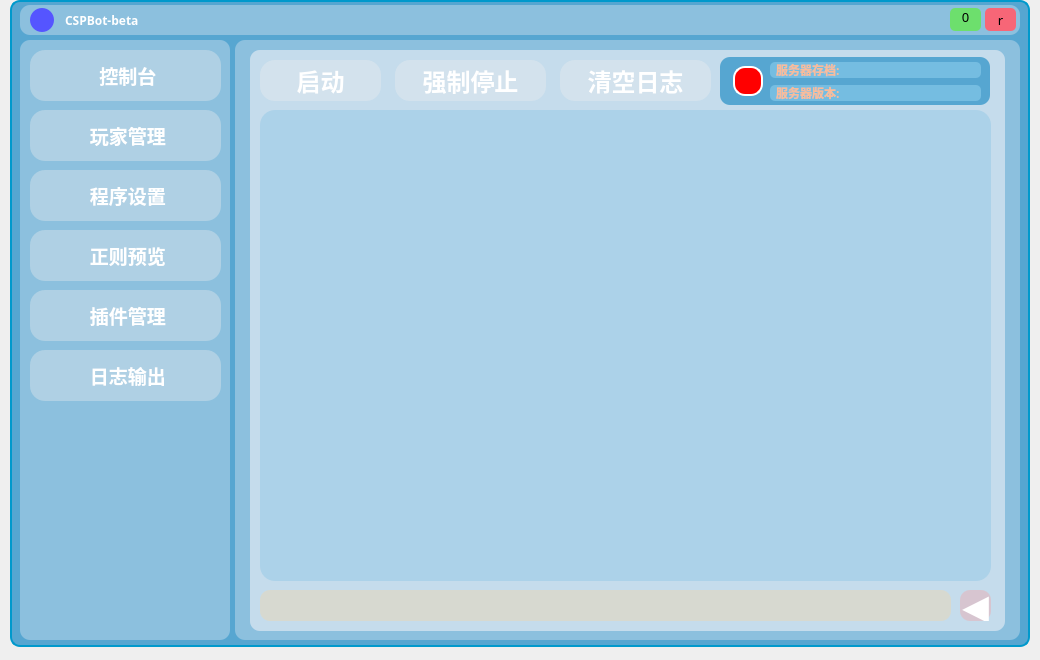
<?xml version="1.0" encoding="UTF-8"?>
<ui version="4.0">
 <class>CSPBotClass</class>
 <widget class="QMainWindow" name="CSPBotClass">
  <property name="geometry">
   <rect>
    <x>0</x>
    <y>0</y>
    <width>1040</width>
    <height>660</height>
   </rect>
  </property>
  <property name="font">
   <font>
    <family>Minecraft</family>
   </font>
  </property>
  <property name="windowTitle">
   <string>CSPBot</string>
  </property>
  <property name="styleSheet">
   <string notr="true"/>
  </property>
  <widget class="QWidget" name="centralWidget">
   <property name="styleSheet">
    <string notr="true">border-radius:10px</string>
   </property>
   <widget class="QWidget" name="Title" native="true">
    <property name="geometry">
     <rect>
      <x>20</x>
      <y>5</y>
      <width>1000</width>
      <height>30</height>
     </rect>
    </property>
    <property name="styleSheet">
     <string notr="true">background-color:rgba(238, 240, 246,90);
border-radius:10px;
/*border: 2px solid #0099CC;*/</string>
    </property>
    <widget class="QLabel" name="Icon">
     <property name="geometry">
      <rect>
       <x>10</x>
       <y>3</y>
       <width>24</width>
       <height>24</height>
      </rect>
     </property>
     <property name="styleSheet">
      <string notr="true">border-image:url(:/CSPBot/Images/icon.svg);
background-color:rgb(85, 85, 255);
border-radius:12px;
border: none;</string>
     </property>
     <property name="text">
      <string/>
     </property>
    </widget>
    <widget class="QLabel" name="Title_Name">
     <property name="geometry">
      <rect>
       <x>45</x>
       <y>5</y>
       <width>101</width>
       <height>21</height>
      </rect>
     </property>
     <property name="font">
      <font>
       <family>Microsoft YaHei</family>
       <weight>75</weight>
       <bold>true</bold>
      </font>
     </property>
     <property name="styleSheet">
      <string notr="true">border: none;
color:white;
background-color:rgba(0,0,0,0)</string>
     </property>
     <property name="text">
      <string>CSPBot-beta</string>
     </property>
    </widget>
    <widget class="QPushButton" name="close">
     <property name="geometry">
      <rect>
       <x>965</x>
       <y>3</y>
       <width>31</width>
       <height>23</height>
      </rect>
     </property>
     <property name="styleSheet">
      <string notr="true">
QPushButton
{
font-family:&quot;Webdings&quot;;
background:#F76677;border-radius:5px;
border:none;
font-size:13px;
}
QPushButton:hover{background:red;}

</string>
     </property>
     <property name="text">
      <string>r</string>
     </property>
    </widget>
    <widget class="QPushButton" name="min">
     <property name="geometry">
      <rect>
       <x>930</x>
       <y>3</y>
       <width>31</width>
       <height>23</height>
      </rect>
     </property>
     <property name="styleSheet">
      <string notr="true">QPushButton
{
font-family:&quot;Webdings&quot;;
text-align:top;
background:#6DDF6D;border-radius:5px;
border:none;
font-size:13px;
}
QPushButton:hover{background:green;}

</string>
     </property>
     <property name="text">
      <string>0</string>
     </property>
    </widget>
   </widget>
   <widget class="QWidget" name="Select" native="true">
    <property name="geometry">
     <rect>
      <x>20</x>
      <y>40</y>
      <width>210</width>
      <height>600</height>
     </rect>
    </property>
    <property name="styleSheet">
     <string notr="true">background-color:rgba(238, 240, 246,90);</string>
    </property>
    <widget class="QPushButton" name="console">
     <property name="geometry">
      <rect>
       <x>10</x>
       <y>10</y>
       <width>191</width>
       <height>51</height>
      </rect>
     </property>
     <property name="font">
      <font>
       <family>Microsoft YaHei</family>
       <pointsize>14</pointsize>
       <weight>75</weight>
       <bold>true</bold>
      </font>
     </property>
     <property name="styleSheet">
      <string notr="true">

QPushButton{
/*border-top: 5px solid qlineargradient(y0:0, y1:1,stop: 0 #ececef, stop: 1 white);
border-left: 5px solid qlineargradient(x0:0, x1:1,stop: 0 #ececef, stop: 1 white);
border-bottom: 5px solid qlineargradient(y0:0, y1:1,stop: 0 white, stop: 1  #ececef);
border-right: 5px solid qlineargradient(x0:0, x1:1,stop:  0 white, stop: 1 #ececef);*/
color:white;
background-color:rgba(239, 239, 239,90);
border-radius:15px;
/*border: 2px solid rgb(255, 226, 137);*/
}

QPushButton:hover{
	background-color:rgba(0, 170, 255,90);
}
</string>
     </property>
     <property name="text">
      <string>   控制台  </string>
     </property>
     <property name="icon">
      <iconset resource="cspbot.qrc">
       <normaloff>:/CSPBot/Images/kongzhitai.svg</normaloff>:/CSPBot/Images/kongzhitai.svg</iconset>
     </property>
     <property name="iconSize">
      <size>
       <width>30</width>
       <height>30</height>
      </size>
     </property>
     <property name="autoDefault">
      <bool>false</bool>
     </property>
     <property name="default">
      <bool>false</bool>
     </property>
     <property name="flat">
      <bool>false</bool>
     </property>
    </widget>
    <widget class="QPushButton" name="player">
     <property name="geometry">
      <rect>
       <x>10</x>
       <y>70</y>
       <width>191</width>
       <height>51</height>
      </rect>
     </property>
     <property name="font">
      <font>
       <family>Microsoft YaHei</family>
       <pointsize>14</pointsize>
       <weight>75</weight>
       <bold>true</bold>
      </font>
     </property>
     <property name="layoutDirection">
      <enum>Qt::LeftToRight</enum>
     </property>
     <property name="styleSheet">
      <string notr="true">

QPushButton{
/*border-top: 5px solid qlineargradient(y0:0, y1:1,stop: 0 #ececef, stop: 1 white);
border-left: 5px solid qlineargradient(x0:0, x1:1,stop: 0 #ececef, stop: 1 white);
border-bottom: 5px solid qlineargradient(y0:0, y1:1,stop: 0 white, stop: 1  #ececef);
border-right: 5px solid qlineargradient(x0:0, x1:1,stop:  0 white, stop: 1 #ececef);*/
color:white;
background-color:rgba(239, 239, 239,90);
border-radius:15px;
/*border: 2px solid rgb(255, 226, 137);*/
}

QPushButton:hover{
	background-color:rgba(0, 170, 255,90);
}
</string>
     </property>
     <property name="text">
      <string> 玩家管理</string>
     </property>
     <property name="icon">
      <iconset resource="cspbot.qrc">
       <normaloff>:/CSPBot/Images/wodewanjia.svg</normaloff>:/CSPBot/Images/wodewanjia.svg</iconset>
     </property>
     <property name="iconSize">
      <size>
       <width>30</width>
       <height>30</height>
      </size>
     </property>
     <property name="autoDefault">
      <bool>false</bool>
     </property>
     <property name="default">
      <bool>false</bool>
     </property>
     <property name="flat">
      <bool>false</bool>
     </property>
    </widget>
    <widget class="QPushButton" name="settings">
     <property name="geometry">
      <rect>
       <x>10</x>
       <y>130</y>
       <width>191</width>
       <height>51</height>
      </rect>
     </property>
     <property name="font">
      <font>
       <family>Microsoft YaHei</family>
       <pointsize>14</pointsize>
       <weight>75</weight>
       <bold>true</bold>
      </font>
     </property>
     <property name="layoutDirection">
      <enum>Qt::LeftToRight</enum>
     </property>
     <property name="styleSheet">
      <string notr="true">

QPushButton{
/*border-top: 5px solid qlineargradient(y0:0, y1:1,stop: 0 #ececef, stop: 1 white);
border-left: 5px solid qlineargradient(x0:0, x1:1,stop: 0 #ececef, stop: 1 white);
border-bottom: 5px solid qlineargradient(y0:0, y1:1,stop: 0 white, stop: 1  #ececef);
border-right: 5px solid qlineargradient(x0:0, x1:1,stop:  0 white, stop: 1 #ececef);*/
color:white;
background-color:rgba(239, 239, 239,90);
border-radius:15px;
/*border: 2px solid rgb(255, 226, 137);*/
}

QPushButton:hover{
	background-color:rgba(0, 170, 255,90);
}
</string>
     </property>
     <property name="text">
      <string> 程序设置</string>
     </property>
     <property name="icon">
      <iconset resource="cspbot.qrc">
       <normaloff>:/CSPBot/Images/shezhi.svg</normaloff>:/CSPBot/Images/shezhi.svg</iconset>
     </property>
     <property name="iconSize">
      <size>
       <width>30</width>
       <height>30</height>
      </size>
     </property>
     <property name="autoDefault">
      <bool>false</bool>
     </property>
     <property name="default">
      <bool>false</bool>
     </property>
     <property name="flat">
      <bool>false</bool>
     </property>
    </widget>
    <widget class="QPushButton" name="re">
     <property name="geometry">
      <rect>
       <x>10</x>
       <y>190</y>
       <width>191</width>
       <height>51</height>
      </rect>
     </property>
     <property name="font">
      <font>
       <family>Microsoft YaHei</family>
       <pointsize>14</pointsize>
       <weight>75</weight>
       <bold>true</bold>
      </font>
     </property>
     <property name="layoutDirection">
      <enum>Qt::LeftToRight</enum>
     </property>
     <property name="styleSheet">
      <string notr="true">

QPushButton{
/*border-top: 5px solid qlineargradient(y0:0, y1:1,stop: 0 #ececef, stop: 1 white);
border-left: 5px solid qlineargradient(x0:0, x1:1,stop: 0 #ececef, stop: 1 white);
border-bottom: 5px solid qlineargradient(y0:0, y1:1,stop: 0 white, stop: 1  #ececef);
border-right: 5px solid qlineargradient(x0:0, x1:1,stop:  0 white, stop: 1 #ececef);*/
color:white;
background-color:rgba(239, 239, 239,90);
border-radius:15px;
/*border: 2px solid rgb(255, 226, 137);*/
}

QPushButton:hover{
	background-color:rgba(0, 170, 255,90);
}
</string>
     </property>
     <property name="text">
      <string> 正则预览</string>
     </property>
     <property name="icon">
      <iconset resource="cspbot.qrc">
       <normaloff>:/CSPBot/Images/zhengze.svg</normaloff>:/CSPBot/Images/zhengze.svg</iconset>
     </property>
     <property name="iconSize">
      <size>
       <width>30</width>
       <height>30</height>
      </size>
     </property>
     <property name="autoDefault">
      <bool>false</bool>
     </property>
     <property name="default">
      <bool>false</bool>
     </property>
     <property name="flat">
      <bool>false</bool>
     </property>
    </widget>
    <widget class="QPushButton" name="plugins">
     <property name="geometry">
      <rect>
       <x>10</x>
       <y>250</y>
       <width>191</width>
       <height>51</height>
      </rect>
     </property>
     <property name="font">
      <font>
       <family>Microsoft YaHei</family>
       <pointsize>14</pointsize>
       <weight>75</weight>
       <bold>true</bold>
      </font>
     </property>
     <property name="layoutDirection">
      <enum>Qt::LeftToRight</enum>
     </property>
     <property name="styleSheet">
      <string notr="true">QPushButton{
color:white;
background-color:rgba(239, 239, 239,90);
border-radius:15px;
}

QPushButton:hover{
	background-color:rgba(0, 170, 255,90);
}
</string>
     </property>
     <property name="text">
      <string> 插件管理</string>
     </property>
     <property name="icon">
      <iconset resource="cspbot.qrc">
       <normaloff>:/CSPBot/Images/chajian1.svg</normaloff>:/CSPBot/Images/chajian1.svg</iconset>
     </property>
     <property name="iconSize">
      <size>
       <width>30</width>
       <height>30</height>
      </size>
     </property>
     <property name="autoDefault">
      <bool>false</bool>
     </property>
     <property name="default">
      <bool>false</bool>
     </property>
     <property name="flat">
      <bool>false</bool>
     </property>
    </widget>
    <widget class="QPushButton" name="botlog">
     <property name="geometry">
      <rect>
       <x>10</x>
       <y>310</y>
       <width>191</width>
       <height>51</height>
      </rect>
     </property>
     <property name="font">
      <font>
       <family>Microsoft YaHei</family>
       <pointsize>14</pointsize>
       <weight>75</weight>
       <bold>true</bold>
      </font>
     </property>
     <property name="layoutDirection">
      <enum>Qt::LeftToRight</enum>
     </property>
     <property name="styleSheet">
      <string notr="true">

QPushButton{
/*border-top: 5px solid qlineargradient(y0:0, y1:1,stop: 0 #ececef, stop: 1 white);
border-left: 5px solid qlineargradient(x0:0, x1:1,stop: 0 #ececef, stop: 1 white);
border-bottom: 5px solid qlineargradient(y0:0, y1:1,stop: 0 white, stop: 1  #ececef);
border-right: 5px solid qlineargradient(x0:0, x1:1,stop:  0 white, stop: 1 #ececef);*/
color:white;
background-color:rgba(239, 239, 239,90);
border-radius:15px;
/*border: 2px solid rgb(255, 226, 137);*/
}

QPushButton:hover{
	background-color:rgba(0, 170, 255,90);
}
</string>
     </property>
     <property name="text">
      <string> 日志输出</string>
     </property>
     <property name="icon">
      <iconset resource="cspbot.qrc">
       <normaloff>:/CSPBot/Images/rizhi.svg</normaloff>:/CSPBot/Images/rizhi.svg</iconset>
     </property>
     <property name="iconSize">
      <size>
       <width>30</width>
       <height>30</height>
      </size>
     </property>
     <property name="autoDefault">
      <bool>false</bool>
     </property>
     <property name="default">
      <bool>false</bool>
     </property>
     <property name="flat">
      <bool>false</bool>
     </property>
    </widget>
   </widget>
   <widget class="QWidget" name="Show" native="true">
    <property name="geometry">
     <rect>
      <x>235</x>
      <y>40</y>
      <width>785</width>
      <height>600</height>
     </rect>
    </property>
    <property name="styleSheet">
     <string notr="true">background-color:rgba(238, 240, 246,90);
border-radius: 10px;
/*border: 2px solid #0099CC;*/</string>
    </property>
    <widget class="QStackedWidget" name="stack">
     <property name="geometry">
      <rect>
       <x>15</x>
       <y>10</y>
       <width>755</width>
       <height>581</height>
      </rect>
     </property>
     <property name="font">
      <font>
       <family>Microsoft YaHei</family>
      </font>
     </property>
     <property name="styleSheet">
      <string notr="true">border:none;
background-color:rgba(238, 240, 246,90);</string>
     </property>
     <property name="currentIndex">
      <number>0</number>
     </property>
     <widget class="QWidget" name="console_2">
      <property name="styleSheet">
       <string notr="true">border:none;background-color:rgba(238, 240, 246,90);</string>
      </property>
      <widget class="QTextEdit" name="log">
       <property name="geometry">
        <rect>
         <x>10</x>
         <y>60</y>
         <width>731</width>
         <height>471</height>
        </rect>
       </property>
       <property name="font">
        <font>
         <family>Microsoft YaHei</family>
        </font>
       </property>
       <property name="styleSheet">
        <string notr="true">

QTextEdit{
background-color:rgba(117, 189, 225,80);
border-radius:15px
}
</string>
       </property>
      </widget>
      <widget class="QLineEdit" name="input_cmd">
       <property name="geometry">
        <rect>
         <x>10</x>
         <y>540</y>
         <width>691</width>
         <height>31</height>
        </rect>
       </property>
       <property name="font">
        <font>
         <family>Microsoft YaHei</family>
         <weight>50</weight>
         <bold>false</bold>
        </font>
       </property>
       <property name="styleSheet">
        <string notr="true">

QLineEdit{
/*border-top: 5px solid qlineargradient(y0:0, y1:1,stop: 0 #ececef, stop: 1 white);
border-left: 5px solid qlineargradient(x0:0, x1:1,stop: 0 #ececef, stop: 1 white);
border-bottom: 5px solid qlineargradient(y0:0, y1:1,stop: 0 white, stop: 1  #ececef);
border-right: 5px solid qlineargradient(x0:0, x1:1,stop:  0 white, stop: 1 #ececef);*/
padding-left:3px;
background-color:rgba(248, 212, 156,90);
border-radius:10px;
/*border: 2px solid rgb(255, 226, 137);*/
}
</string>
       </property>
      </widget>
      <widget class="QPushButton" name="run">
       <property name="geometry">
        <rect>
         <x>710</x>
         <y>540</y>
         <width>31</width>
         <height>31</height>
        </rect>
       </property>
       <property name="font">
        <font>
         <family>HarmonyOS Sans SC</family>
         <pointsize>26</pointsize>
         <weight>75</weight>
         <italic>false</italic>
         <bold>true</bold>
         <underline>false</underline>
        </font>
       </property>
       <property name="styleSheet">
        <string notr="true">

QPushButton{
/*border-top: 5px solid qlineargradient(y0:0, y1:1,stop: 0 #ececef, stop: 1 white);
border-left: 5px solid qlineargradient(x0:0, x1:1,stop: 0 #ececef, stop: 1 white);
border-bottom: 5px solid qlineargradient(y0:0, y1:1,stop: 0 white, stop: 1  #ececef);
border-right: 5px solid qlineargradient(x0:0, x1:1,stop:  0 white, stop: 1 #ececef);*/

background-color:rgba(248, 155, 155,90);
border-radius:10px;
color:white;
/*border: 2px solid rgb(255, 226, 137);*/
}

QPushButton:hover{
	background-color:rgba(248, 188, 155,90);
}
</string>
       </property>
       <property name="text">
        <string>◀</string>
       </property>
      </widget>
      <widget class="QPushButton" name="change">
       <property name="geometry">
        <rect>
         <x>10</x>
         <y>10</y>
         <width>121</width>
         <height>41</height>
        </rect>
       </property>
       <property name="font">
        <font>
         <family>Microsoft YaHei</family>
         <pointsize>18</pointsize>
         <weight>75</weight>
         <bold>true</bold>
        </font>
       </property>
       <property name="styleSheet">
        <string notr="true">QPushButton{
color:white;
background-color:rgba(239, 239, 239,90);
border-radius:15px;
}

QPushButton:hover{
	background-color:rgba(0, 170, 255,90);
}

QPushButton:pressed{
	background-color:rgba(255, 170, 0,90);
}
</string>
       </property>
       <property name="text">
        <string>启动</string>
       </property>
      </widget>
      <widget class="QWidget" name="status_widget" native="true">
       <property name="geometry">
        <rect>
         <x>470</x>
         <y>7</y>
         <width>270</width>
         <height>48</height>
        </rect>
       </property>
       <property name="styleSheet">
        <string notr="true">border-radius:10px;
background-color:rgba(86, 166, 209,255);</string>
       </property>
       <widget class="QLabel" name="status">
        <property name="geometry">
         <rect>
          <x>13</x>
          <y>9</y>
          <width>30</width>
          <height>30</height>
         </rect>
        </property>
        <property name="styleSheet">
         <string notr="true">background-color:rgba(255, 0, 0,255);
border-radius:12px;
border:2px solid white;</string>
        </property>
        <property name="text">
         <string/>
        </property>
       </widget>
       <widget class="QLabel" name="world">
        <property name="geometry">
         <rect>
          <x>50</x>
          <y>5</y>
          <width>211</width>
          <height>16</height>
         </rect>
        </property>
        <property name="font">
         <font>
          <family>Microsoft YaHei</family>
          <weight>75</weight>
          <bold>true</bold>
         </font>
        </property>
        <property name="styleSheet">
         <string notr="true">background-color:rgb(117, 189, 225);
border-radius:5px;
padding-left:3px;
color:#f8bc9b</string>
        </property>
        <property name="text">
         <string>服务器存档:</string>
        </property>
       </widget>
       <widget class="QLabel" name="version">
        <property name="geometry">
         <rect>
          <x>50</x>
          <y>28</y>
          <width>211</width>
          <height>16</height>
         </rect>
        </property>
        <property name="font">
         <font>
          <family>Microsoft YaHei</family>
          <weight>75</weight>
          <bold>true</bold>
         </font>
        </property>
        <property name="styleSheet">
         <string notr="true">background-color:rgb(117, 189, 225);
border-radius:5px;
padding-left:3px;
color:#f8bc9b</string>
        </property>
        <property name="text">
         <string>服务器版本:</string>
        </property>
        <property name="alignment">
         <set>Qt::AlignLeading|Qt::AlignLeft|Qt::AlignVCenter</set>
        </property>
       </widget>
      </widget>
      <widget class="QPushButton" name="forceStop">
       <property name="enabled">
        <bool>false</bool>
       </property>
       <property name="geometry">
        <rect>
         <x>145</x>
         <y>10</y>
         <width>151</width>
         <height>41</height>
        </rect>
       </property>
       <property name="font">
        <font>
         <family>Microsoft YaHei</family>
         <pointsize>18</pointsize>
         <weight>75</weight>
         <bold>true</bold>
        </font>
       </property>
       <property name="styleSheet">
        <string notr="true">QPushButton{
color:white;
background-color:rgba(239, 239, 239,90);
border-radius:15px;
}

QPushButton:hover{
	background-color:rgba(0, 170, 255,90);
}

QPushButton:pressed{
	background-color:rgba(255, 170, 0,90);
}
</string>
       </property>
       <property name="text">
        <string>强制停止</string>
       </property>
      </widget>
      <widget class="QPushButton" name="clear">
       <property name="enabled">
        <bool>true</bool>
       </property>
       <property name="geometry">
        <rect>
         <x>310</x>
         <y>10</y>
         <width>151</width>
         <height>41</height>
        </rect>
       </property>
       <property name="font">
        <font>
         <family>Microsoft YaHei</family>
         <pointsize>18</pointsize>
         <weight>75</weight>
         <bold>true</bold>
        </font>
       </property>
       <property name="styleSheet">
        <string notr="true">QPushButton{
color:white;
background-color:rgba(239, 239, 239,90);
border-radius:15px;
}

QPushButton:hover{
	background-color:rgba(0, 170, 255,90);
}

QPushButton:pressed{
	background-color:rgba(255, 170, 0,90);
}
</string>
       </property>
       <property name="text">
        <string>清空日志</string>
       </property>
      </widget>
     </widget>
     <widget class="QWidget" name="player_2">
      <property name="styleSheet">
       <string notr="true">border:none;</string>
      </property>
      <widget class="QTableView" name="playerView">
       <property name="geometry">
        <rect>
         <x>10</x>
         <y>10</y>
         <width>741</width>
         <height>511</height>
        </rect>
       </property>
       <property name="styleSheet">
        <string notr="true">QTableView QTableCornerButton::section {
    color: red;
    background-color: rgb(64, 64, 64);
    border: 5px solid #f6f7fa;
    border-radius:15px;
    border-color: rgb(64, 64, 64);
 }

 QTableView {
    color: white;
    gridline-color: white;
    background-color:rgba(0, 170, 255,30);
    selection-color: white;
    selection-background-color: rgb(170, 255, 127,90);
	selection-border-radius: 15px;
	font: bold 10pt;
    border-radius: 15px;
    padding: 2px 4px;
}

QHeaderView {
    color: white;
	font: bold 15pt;
    background-color: rgba(255, 170,0,90);;
    border-radius:15px 15px 0 0;
    min-height:30px;
}

QHeaderView::section {
    color: white;
    background-color: rgba(255, 170, 0,90);;
    border-radius:15px;
} </string>
       </property>
       <property name="showGrid">
        <bool>false</bool>
       </property>
      </widget>
      <widget class="QPushButton" name="player_remove">
       <property name="geometry">
        <rect>
         <x>10</x>
         <y>530</y>
         <width>121</width>
         <height>41</height>
        </rect>
       </property>
       <property name="font">
        <font>
         <family>Microsoft YaHei</family>
         <pointsize>18</pointsize>
         <weight>50</weight>
         <bold>false</bold>
        </font>
       </property>
       <property name="styleSheet">
        <string notr="true">QPushButton{
color:white;
background-color:rgba(239, 239, 239,90);
border-radius:15px;
}

QPushButton:hover{
	background-color:rgba(0, 170, 255,90);
}

QPushButton:pressed{
	background-color:rgba(255, 170, 0,90);
}
</string>
       </property>
       <property name="text">
        <string>删除</string>
       </property>
      </widget>
     </widget>
     <widget class="QWidget" name="settings_2">
      <widget class="QScrollArea" name="scrollArea">
       <property name="geometry">
        <rect>
         <x>0</x>
         <y>0</y>
         <width>755</width>
         <height>581</height>
        </rect>
       </property>
       <property name="widgetResizable">
        <bool>true</bool>
       </property>
       <widget class="QWidget" name="scrollAreaWidgetContents">
        <property name="geometry">
         <rect>
          <x>0</x>
          <y>0</y>
          <width>755</width>
          <height>581</height>
         </rect>
        </property>
        <widget class="QLineEdit" name="bdspath_input">
         <property name="geometry">
          <rect>
           <x>80</x>
           <y>10</y>
           <width>631</width>
           <height>25</height>
          </rect>
         </property>
         <property name="styleSheet">
          <string notr="true">

QLineEdit{
/*border-top: 5px solid qlineargradient(y0:0, y1:1,stop: 0 #ececef, stop: 1 white);
border-left: 5px solid qlineargradient(x0:0, x1:1,stop: 0 #ececef, stop: 1 white);
border-bottom: 5px solid qlineargradient(y0:0, y1:1,stop: 0 white, stop: 1  #ececef);
border-right: 5px solid qlineargradient(x0:0, x1:1,stop:  0 white, stop: 1 #ececef);*/

background-color:rgba(0, 170, 255,10);
border-radius:10px;
/*border: 2px solid rgb(255, 226, 137);*/
}
</string>
         </property>
        </widget>
        <widget class="QLabel" name="bdspath_label">
         <property name="geometry">
          <rect>
           <x>20</x>
           <y>15</y>
           <width>61</width>
           <height>16</height>
          </rect>
         </property>
         <property name="text">
          <string>BDS路径:</string>
         </property>
        </widget>
        <widget class="QPushButton" name="bdspath_button">
         <property name="geometry">
          <rect>
           <x>720</x>
           <y>10</y>
           <width>25</width>
           <height>25</height>
          </rect>
         </property>
         <property name="font">
          <font>
           <family>Microsoft YaHei UI</family>
           <pointsize>11</pointsize>
           <weight>50</weight>
           <bold>false</bold>
          </font>
         </property>
         <property name="styleSheet">
          <string notr="true">QPushButton{
color:white;
background-color:rgba(239, 239, 239,90);
border-radius:9px;
}

QPushButton:hover{
	background-color:rgba(0, 170, 255,90);
}
</string>
         </property>
         <property name="text">
          <string>...</string>
         </property>
        </widget>
       </widget>
      </widget>
     </widget>
     <widget class="QWidget" name="re_2">
      <widget class="QTableView" name="reView">
       <property name="geometry">
        <rect>
         <x>10</x>
         <y>10</y>
         <width>741</width>
         <height>511</height>
        </rect>
       </property>
       <property name="styleSheet">
        <string notr="true">QTableView QTableCornerButton::section {
    color: red;
    background-color: rgb(64, 64, 64);
    border: 5px solid #f6f7fa;
    border-radius:15px;
    border-color: rgb(64, 64, 64);
 }

 QTableView {
    color: white;
    gridline-color: white;
    background-color:rgba(0, 170, 255,30);
    selection-color: white;
    selection-background-color: rgb(170, 255, 127,90);
	selection-border-radius: 15px;
	font: bold 10pt;
    border-radius: 15px;
    padding: 2px 4px;
}

QHeaderView {
    color: white;
	font: bold 15pt;
    background-color: rgba(255, 170,0,90);;
    border-radius:15px 15px 0 0;
    min-height:30px;
}

QHeaderView::section {
    color: white;
    background-color: rgba(255, 170, 0,90);;
    border-radius:15px;
} </string>
       </property>
       <property name="showGrid">
        <bool>false</bool>
       </property>
      </widget>
     </widget>
     <widget class="QWidget" name="plugins_2">
      <widget class="QTableView" name="pluginView">
       <property name="geometry">
        <rect>
         <x>10</x>
         <y>10</y>
         <width>741</width>
         <height>511</height>
        </rect>
       </property>
       <property name="styleSheet">
        <string notr="true">QTableView QTableCornerButton::section {
    color: red;
    background-color: rgb(64, 64, 64);
    border: 5px solid #f6f7fa;
    border-radius:15px;
    border-color: rgb(64, 64, 64);
 }

 QTableView {
    color: white;
    gridline-color: white;
    background-color:rgba(0, 170, 255,30);
    selection-color: white;
    selection-background-color: rgb(170, 255, 127,90);
	selection-border-radius: 15px;
	font: bold 10pt;
    border-radius: 15px;
    padding: 2px 4px;
}

QHeaderView {
    color: white;
	font: bold 15pt;
    background-color: rgba(255, 170,0,90);;
    border-radius:15px 15px 0 0;
    min-height:30px;
}

QHeaderView::section {
    color: white;
    background-color: rgba(255, 170, 0,90);;
    border-radius:15px;
} </string>
       </property>
       <property name="showGrid">
        <bool>false</bool>
       </property>
      </widget>
      <widget class="QPushButton" name="plugin_reload">
       <property name="enabled">
        <bool>false</bool>
       </property>
       <property name="geometry">
        <rect>
         <x>10</x>
         <y>530</y>
         <width>121</width>
         <height>41</height>
        </rect>
       </property>
       <property name="font">
        <font>
         <family>Microsoft YaHei</family>
         <pointsize>18</pointsize>
         <weight>50</weight>
         <bold>false</bold>
        </font>
       </property>
       <property name="styleSheet">
        <string notr="true">QPushButton{
color:white;
background-color:rgba(239, 239, 239,90);
border-radius:15px;
}

QPushButton:hover{
	background-color:rgba(0, 170, 255,90);
}

QPushButton:pressed{
	background-color:rgba(255, 170, 0,90);
}
</string>
       </property>
       <property name="text">
        <string>重载</string>
       </property>
      </widget>
     </widget>
     <widget class="QWidget" name="botlog_2">
      <property name="styleSheet">
       <string notr="true">

QTextEdit{
/*border-top: 5px solid qlineargradient(y0:0, y1:1,stop: 0 #ececef, stop: 1 white);
border-left: 5px solid qlineargradient(x0:0, x1:1,stop: 0 #ececef, stop: 1 white);
border-bottom: 5px solid qlineargradient(y0:0, y1:1,stop: 0 white, stop: 1  #ececef);
border-right: 5px solid qlineargradient(x0:0, x1:1,stop:  0 white, stop: 1 #ececef);*/

background-color:rgba(0, 170, 255,10);
border-radius:10px;
/*border: 2px solid rgb(255, 226, 137);*/
}

QTextEdit:hover{
	background-color:rgba(0, 170, 255,10);
}
</string>
      </property>
      <widget class="QTextEdit" name="logout">
       <property name="geometry">
        <rect>
         <x>0</x>
         <y>0</y>
         <width>761</width>
         <height>581</height>
        </rect>
       </property>
       <property name="font">
        <font>
         <family>Microsoft YaHei</family>
         <pointsize>10</pointsize>
         <weight>75</weight>
         <bold>true</bold>
        </font>
       </property>
       <property name="html">
        <string>&lt;!DOCTYPE HTML PUBLIC &quot;-//W3C//DTD HTML 4.0//EN&quot; &quot;http://www.w3.org/TR/REC-html40/strict.dtd&quot;&gt;
&lt;html&gt;&lt;head&gt;&lt;meta name=&quot;qrichtext&quot; content=&quot;1&quot; /&gt;&lt;style type=&quot;text/css&quot;&gt;
p, li { white-space: pre-wrap; }
&lt;/style&gt;&lt;/head&gt;&lt;body style=&quot; font-family:'Microsoft YaHei'; font-size:10pt; font-weight:600; font-style:normal;&quot;&gt;
&lt;p style=&quot;-qt-paragraph-type:empty; margin-top:0px; margin-bottom:0px; margin-left:0px; margin-right:0px; -qt-block-indent:0; text-indent:0px; font-size:15pt;&quot;&gt;&lt;br /&gt;&lt;/p&gt;&lt;/body&gt;&lt;/html&gt;</string>
       </property>
      </widget>
     </widget>
    </widget>
   </widget>
   <widget class="QLabel" name="background">
    <property name="geometry">
     <rect>
      <x>10</x>
      <y>0</y>
      <width>1020</width>
      <height>647</height>
     </rect>
    </property>
    <property name="styleSheet">
     <string notr="true">background-color:#56a6d1;
border-radius: 10px;
border: 2px solid #0099CC;
</string>
    </property>
    <property name="text">
     <string/>
    </property>
    <property name="textFormat">
     <enum>Qt::PlainText</enum>
    </property>
    <property name="alignment">
     <set>Qt::AlignLeading|Qt::AlignLeft|Qt::AlignTop</set>
    </property>
   </widget>
   <zorder>background</zorder>
   <zorder>Title</zorder>
   <zorder>Select</zorder>
   <zorder>Show</zorder>
  </widget>
 </widget>
 <layoutdefault spacing="6" margin="11"/>
 <resources>
  <include location="cspbot.qrc"/>
 </resources>
 <connections/>
</ui>
